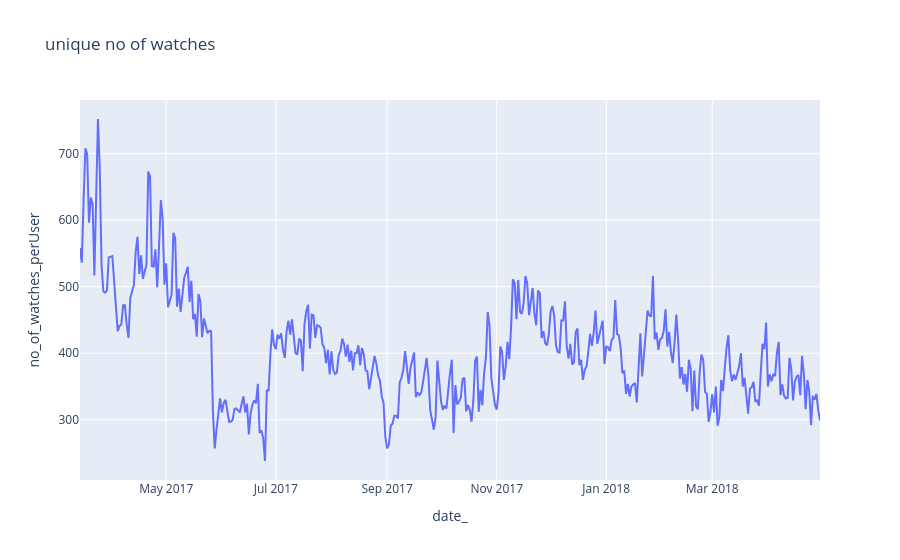

This figure's notebook cell:
### Code cell
figureTwo = px.line(stctvML, x="date_",y="no_of_watches_perUser", title="unique no of watches")
figureTwo.show()

### Figure 1 — Plotly figure (JSON) as saved in the notebook; plotly's stock layout.template omitted (floating-point values rounded to 4 significant figures; data arrays with more than 128 entries replaced by an {"elided": "..."} marker saying what was removed)
{"data": [{"hovertemplate": "date_=%{x}<br>no_of_watches_perUser=%{y}<extra></extra>", "legendgroup": "", "line": {"color": "#636efa", "dash": "solid"}, "marker": {"symbol": "circle"}, "mode": "lines", "name": "", "orientation": "v", "showlegend": false, "type": "scatter", "x": {"elided": "411 str values"}, "xaxis": "x", "y": {"elided": "411 int values"}, "yaxis": "y"}], "layout": {"legend": {"tracegroupgap": 0}, "title": {"text": "unique no of watches"}, "xaxis": {"anchor": "y", "domain": [0, 1], "title": {"text": "date_"}}, "yaxis": {"anchor": "x", "domain": [0, 1], "title": {"text": "no_of_watches_perUser"}}}}
